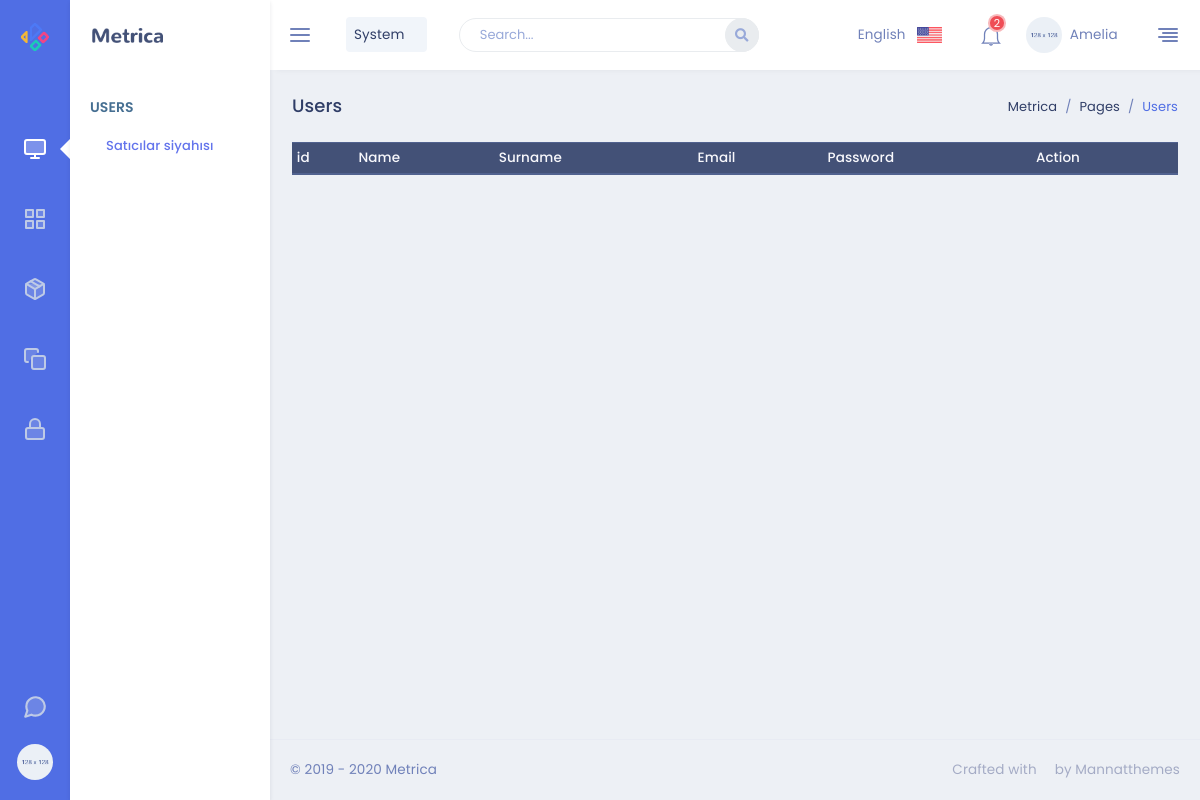
Before: /admin/users with the older database file.
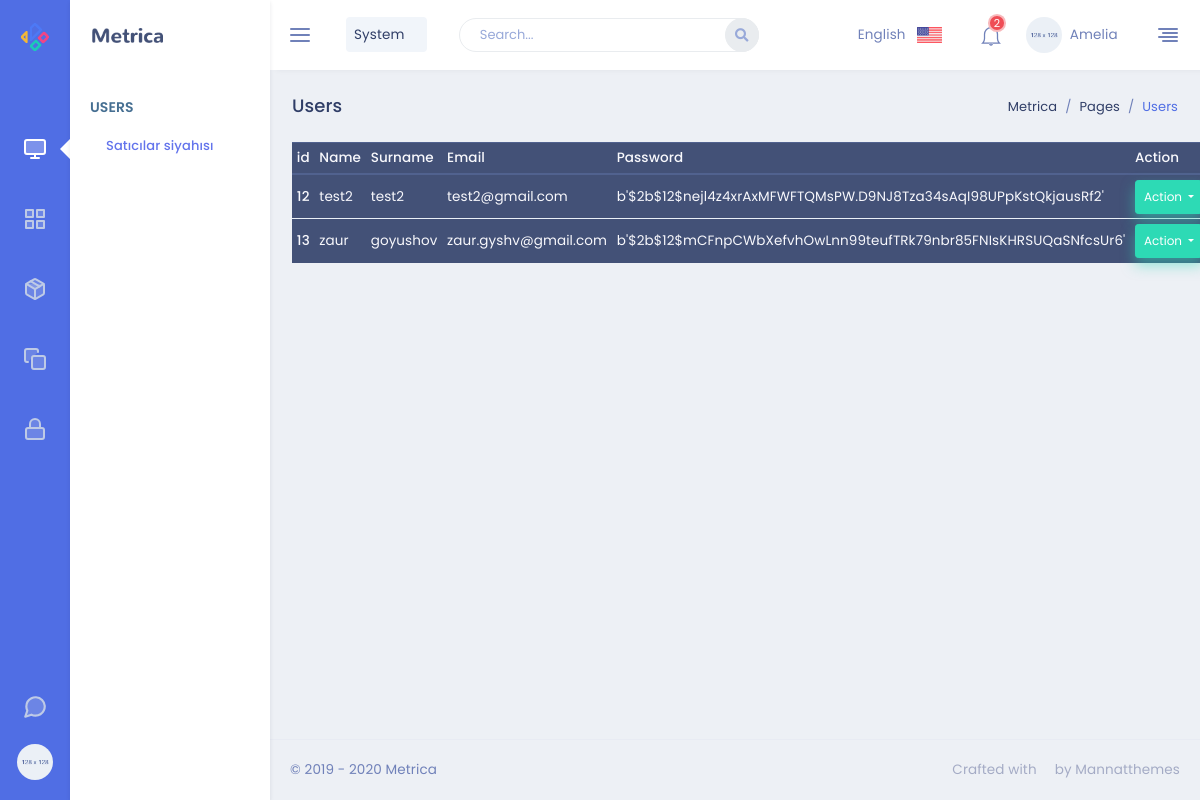
After: the same page with the newer database file.
### Shop/Dashboard/models.py (models this page shows)
class User(db.Model):
    id = db.Column(db.Integer, primary_key=True)
    name = db.Column(db.String(30),  nullable=False)
    username = db.Column(db.String(80),  nullable=False)
    email = db.Column(db.String(120), nullable=False)
    password = db.Column(db.String(180),  nullable=False)

### Shop/Dashboard/routes.py (the view)
@app.route('/admin/users', methods=['GET', 'POST'])
def users():
    user_info=User.query.all()
    return render_template('admin/user.html', table_info = user_info ,title='Users')

### Shop/templates/admin/user.html (shortened to what this page needs)
{% extends 'admin.html' %}
{% block content %}
<table class="table table-sm table-dark">
    <thead>
      <tr>
        <th scope="col">id</th>
        <th scope="col">Name</th>
        <th scope="col">Surname</th>
        <th scope="col">Email</th>
        <th scope="col">Password</th>
        <th scope="col">Action</th>
      </tr>
    </thead>
    <tbody>
      {% for user in table_info %}
      <tr>
        <th scope="row">{{user.id}}</th>
        <td>{{user.name}}</td>
        <td>{{user.username}}</td>
        <td>{{user.email}}</td>
        <td>{{user.password}}</td>
        <td>
        <div class="btn-group">
        <button type="button" class="btn btn-success btn-sm dropdown-toggle" data-toggle="dropdown" aria-haspopup="true" aria-expanded="false">
        Action
        </button>
         </div>
        </td>
      </tr>
      {% endfor %}
    </tbody>
  </table>
  {% endblock content %}

### Shop/templates/admin.html (shortened to what this page needs)
<!DOCTYPE html>
<html lang="en">
    <head>
        <link href="{{url_for('static', filename='admin_page/css/bootstrap.min.css')}}" rel="stylesheet" type="text/css" />
        <link href="{{url_for('static', filename='admin_page/css/jquery-ui.min.css')}}" rel="stylesheet">
        <link href="{{url_for('static', filename='admin_page/css/icons.min.css')}}" rel="stylesheet" type="text/css" />
        <link href="{{url_for('static', filename='admin_page/css/metisMenu.min.css')}}" rel="stylesheet" type="text/css" />
        <link href="{{url_for('static', filename='admin_page/css/app.min.css')}}" rel="stylesheet" type="text/css" />
    </head>
    <body>
        <div class="leftbar-tab-menu">
            <div class="main-icon-menu">
                <a href="../crm/crm-index.html" class="logo logo-metrica d-block text-center">
                    <span>
                        <img src="{{url_for('static', filename='admin_page/images/logo-sm.png')}}" alt="logo-small" class="logo-sm">
                    </span>
                </a>
                <nav class="nav">
                    <a href="#MetricaDashboard" class="nav-link" data-toggle="tooltip-custom" data-placement="right"  data-trigger="hover" title="" data-original-title="Dashboard">
                        <i data-feather="monitor" class="align-self-center menu-icon icon-dual"></i>
                    </a>
                    <a href="#MetricaApps" class="nav-link" data-toggle="tooltip-custom" data-placement="right"  data-trigger="hover" title="" data-original-title="Apps">
                        <i data-feather="grid" class="align-self-center menu-icon icon-dual"></i>
                    </a>
                    <a href="#MetricaUikit" class="nav-link" data-toggle="tooltip-custom" data-placement="right"  data-trigger="hover" title="" data-original-title="UI Kit">
                        <i data-feather="package" class="align-self-center menu-icon icon-dual"></i>
                    </a>
                    <a href="#MetricaPages" class="nav-link" data-toggle="tooltip-custom" data-placement="right"  data-trigger="hover" title="" data-original-title="Pages">
                        <i data-feather="copy" class="align-self-center menu-icon icon-dual"></i>
                    </a>
                    <a href="#MetricaAuthentication" class="nav-link" data-toggle="tooltip-custom" data-placement="right"  data-trigger="hover" title="" data-original-title="Authentication">
                        <i data-feather="lock" class="align-self-center menu-icon icon-dual"></i>
                    </a>
                </nav>
                <div class="pro-metrica-end">
                    <a href="" class="help" data-toggle="tooltip-custom" data-placement="right"  data-trigger="hover" title="" data-original-title="Chat">
                        <i data-feather="message-circle" class="align-self-center menu-icon icon-md icon-dual mb-4"></i>
                    </a>
                    <a href="" class="profile">
                        <img src="{{url_for('static', filename='admin_page/images/users/user-4.jpg')}}" alt="profile-user" class="rounded-circle thumb-sm">
                    </a>
                </div>
            </div>
            <div class="main-menu-inner">
                <div class="topbar-left">
                    <a href="../crm/crm-index.html" class="logo">
                        <span>
                            <img src="{{url_for('static', filename='admin_page/images/logo-dark.png')}}" alt="logo-large" class="logo-lg logo-dark">
                        </span>
                    </a>
                </div>
                <div class="menu-body slimscroll">
                     <div id="MetricaDashboard" class="main-icon-menu-pane">
                        <div class="title-box">
                            <h6 class="menu-title">Users</h6>
                        </div>
                        <ul class="nav">
                            <li class="nav-item"><a class="nav-link" href="/admin/users">Satıcılar siyahısı</a></li>
                        </ul>
                    </div>
                </div>
            </div>
        </div>
        <div class="topbar">
            <nav class="navbar-custom">
                <ul class="list-unstyled topbar-nav float-right mb-0">
                    <li class="hidden-sm">
                        <a class="nav-link dropdown-toggle waves-effect waves-light" data-toggle="dropdown" href="javascript: void(0);" role="button"
                            aria-haspopup="false" aria-expanded="false">
                            English <img src="{{url_for('static', filename='admin_page/images/flags/us_flag.jpg')}}" class="ml-2" height="16" alt=""/> <i class="mdi mdi-chevron-down"></i>
                        </a>
                    </li>
                    <li class="dropdown notification-list">
                        <a class="nav-link dropdown-toggle arrow-none waves-light waves-effect" data-toggle="dropdown" href="#" role="button"
                            aria-haspopup="false" aria-expanded="false">
                            <i class="ti-bell noti-icon"></i>
                            <span class="badge badge-danger badge-pill noti-icon-badge">2</span>
                        </a>
                    </li>
                    <li class="dropdown">
                        <a class="nav-link dropdown-toggle waves-effect waves-light nav-user" data-toggle="dropdown" href="#" role="button"
                            aria-haspopup="false" aria-expanded="false">
                            <img src="{{url_for('static', filename='admin_page/images/users/user-4.jpg')}}" alt="profile-user" class="rounded-circle" />
                            <span class="ml-1 nav-user-name hidden-sm">Amelia <i class="mdi mdi-chevron-down"></i> </span>
                        </a>
                    </li>
                    <li class="mr-2">
                        <a href="#" class="nav-link" data-toggle="modal" data-animation="fade" data-target=".modal-rightbar">
                            <i data-feather="align-right" class="align-self-center"></i>
                        </a>
                    </li>
                </ul>
                <ul class="list-unstyled topbar-nav mb-0">
                    <li>
                        <button class="button-menu-mobile nav-link">
                            <i data-feather="menu" class="align-self-center"></i>
                        </button>
                    </li>
                    <li class="dropdown">
                        <a class="nav-link dropdown-toggle waves-effect waves-light nav-user" data-toggle="dropdown" href="#" role="button"
                            aria-haspopup="false" aria-expanded="false">
                            <span class="ml-1 p-2 bg-soft-classic nav-user-name hidden-sm rounded">System <i class="mdi mdi-chevron-down"></i> </span>
                        </a>
                    </li>
                    <li class="hide-phone app-search">
                        <form role="search" class="">
                            <input type="text" id="AllCompo" placeholder="Search..." class="form-control">
                            <a href=""><i class="fas fa-search"></i></a>
                        </form>
                    </li>
                </ul>
            </nav>
        </div>
        <div class="page-wrapper">
            <div class="page-content-tab">
                <div class="container-fluid">
                    <div class="row">
                        <div class="col-sm-12">
                            <div class="page-title-box">
                                <div class="float-right">
                                    <ol class="breadcrumb">
                                        <li class="breadcrumb-item"><a href="javascript:void(0);">Metrica</a></li>
                                        <li class="breadcrumb-item"><a href="javascript:void(0);">Pages</a></li>
                                        <li class="breadcrumb-item active">{{ title }}</li>
                                    </ol>
                                </div>
                                <h4 class="page-title">{{ title }}</h4>
                            </div>
                        </div>
                    </div>
                    {% block content %}
                    {% endblock content %}
                </div>
                <footer class="footer text-center text-sm-left">
                    &copy; 2019 - 2020 Metrica <span class="text-muted d-none d-sm-inline-block float-right">Crafted with <i class="mdi mdi-heart text-danger"></i> by Mannatthemes</span>
                </footer>
            </div>
        </div>
    </body>
</html>

### Shop/templates/layout.html (shortened to what this page needs)
<!doctype html>
<html lang="en">
  <head>
    <link rel="stylesheet" href="{{url_for('static', filename='myFiles/css/style.css')}}">
    <link rel="stylesheet" href="https://stackpath.bootstrapcdn.com/font-awesome/4.7.0/css/font-awesome.min.css">
    <link rel="stylesheet" href="{{url_for('static', filename='bootstrapCss/bootstrap.min.css')}}">
  </head>
  <body>
  </body>
</html>

### Shop/static/myFiles/css/style.css (style rules this page uses)
html, body, div, span, applet, object, iframe, h1, h2, h3, h4, h5, h6, p, blockquote, pre, a, abbr, acronym, address, big, cite, code, del, dfn, em, img, ins, kbd, q, s, samp, small, strike, strong, sub, sup, tt, var, b, u, i, center, dl, dt, dd, ol, ul, li, fieldset, form, label, legend, table, caption, tbody, tfoot, thead, tr, th, td, article, aside, canvas, details, embed, figure, figcaption, footer, header, hgroup, menu, nav, output, ruby, section, summary, time, mark, audio, video { margin: 0; padding: 0; border: 0; font-size: 100%; font: inherit; vertical-align: baseline; text-decoration: none !important; }
article, aside, details, figcaption, figure, footer, header, hgroup, menu, nav, section { display: block; }
body { line-height: 1; }
ol, ul { list-style: none; }
table { border-collapse: collapse; border-spacing: 0; }
.active { color: #d2aa5c; text-decoration: none; }
.container-fluid { width: 100%; }
[class^="col-"] { -webkit-box-sizing: border-box; box-sizing: border-box; }
body { font-family: 'Montserrat', sans-serif; background-color: #fff; }

Changed rows visible on the page:
added User: id "12", name "test2", username "test2", email "test2@gmail.com", password "b'$2b$12$nejl4z4xrAxMFWFTQMsPW.D9NJ8Tza34sAqI98UPpKstQkjausRf2'"
added User: id "13", name "zaur", username "goyushov", email "zaur.gyshv@gmail.com", password "b'$2b$12$mCFnpCWbXefvhOwLnn99teufTRk79nbr85FNIsKHRSUQaSNfcsUr6'"
